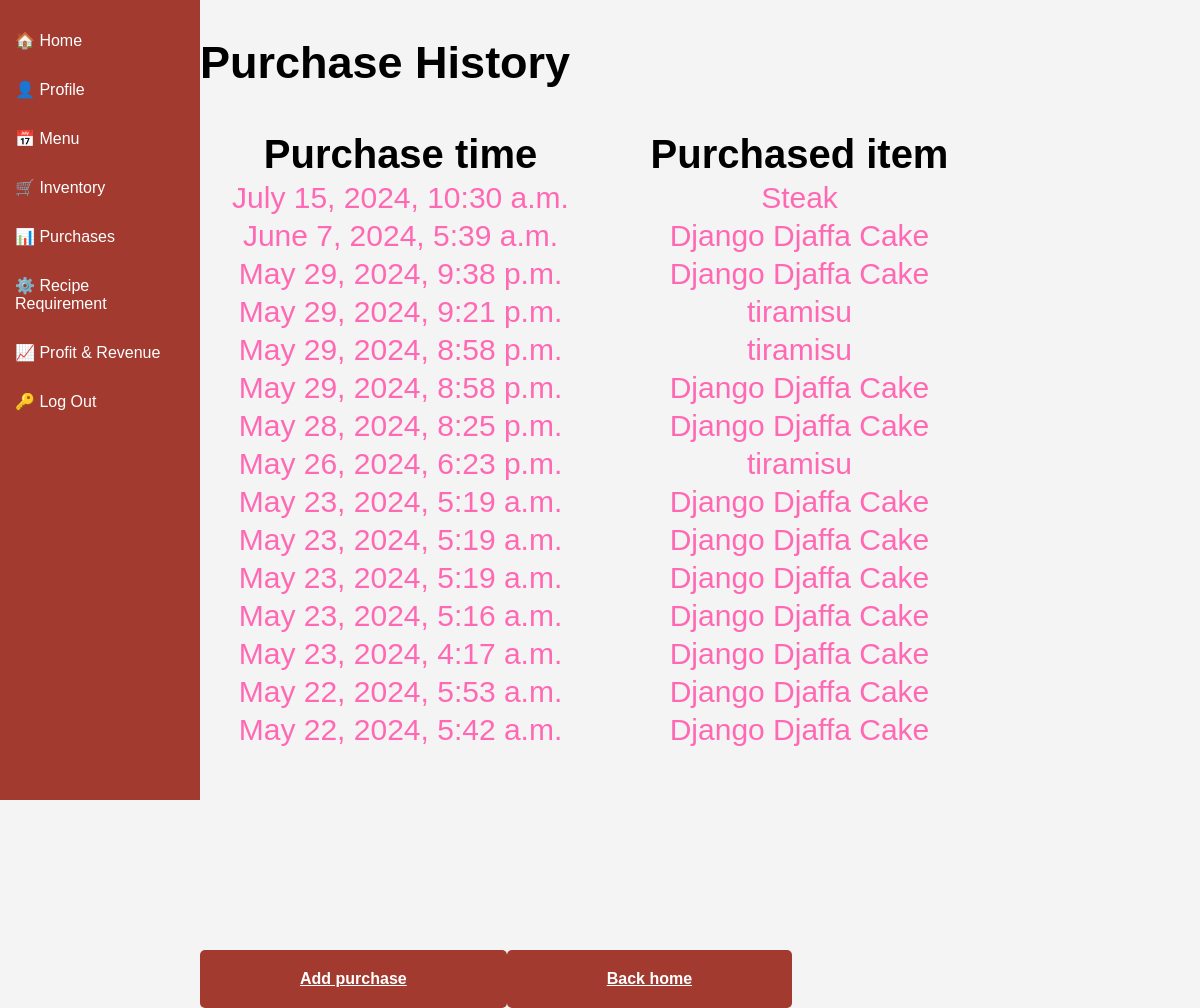
The page /purchase/List (signed in) on the database as committed earlier.
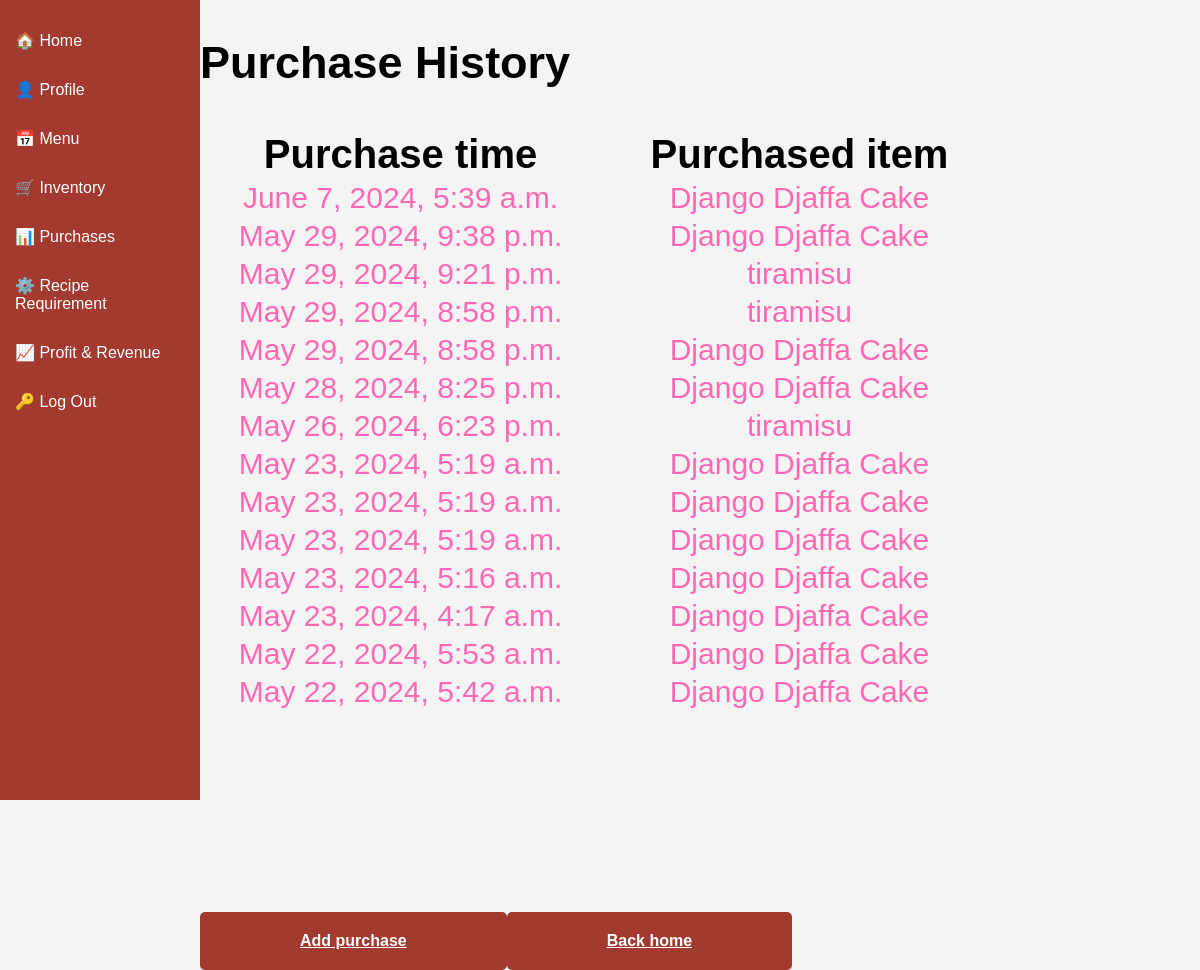
The same page on the database as committed later.
### inventory/models.py (models this page shows, shortened)
class Purchase(models.Model):
    id = models.AutoField(primary_key=True)
    menu_item = models.ForeignKey(MenuItem, on_delete=models.CASCADE)
    timestamp = models.DateTimeField(auto_now_add=True, null=True)

class MenuItem(models.Model):
    id = models.AutoField(primary_key=True)
    name = models.CharField(max_length=200)
    price = models.DecimalField(max_digits=10, decimal_places=2)

### inventory/views.py (the view)
# urls.py: path('purchase/List', views.PurchaseList.as_view(), name='purchase-list'),
class PurchaseList(LoginRequiredMixin,ListView):
    model = Purchase
    template_name = 'inventory/purchase-list.html'
    context_object_name = 'purchases'

### inventory/templates/inventory/purchase-list.html (shortened to what this page needs)
{% extends 'inventory/base.html' %}
{% load static %}
{% block head %}
  <link rel="stylesheet" href="{% static 'inventory/purchase.css' %}">
{% endblock %}
{% block content %}
<main>
<div class="table-page">
  <div class="table-content">
    <h2>Purchase History</h2>
    <table class="table">
      <tr class="table-header">
        <tr class="">
          <th class="header-row-1" >Purchase time</th>
          <th class="header-row-2">Purchased item</th>
        </tr>
      </tr>
      {% for purchase in object_list|dictsortreversed:"timestamp" %}
      <tr>
        <td class="table-row-1">{{ purchase.timestamp }}</td>
        <td class="table-row-2">{{ purchase.menu_item.name   }} </td>
      </tr>
      {% endfor %}
    </table>
  </div>
  <div class="footer">
    <a href="{% url 'purchase_create' %}" class="purchase-btn">Add purchase</a>
    <a href="{% url 'home' %}" class="back-btn">Back home</a>
  </div>
</div>
</main>
{% endblock %}

Rows that differ between the two databases and show on the page:
removed Purchase: timestamp "July 15, 2024, 10:30 a.m.", menu_item.name "Steak"
